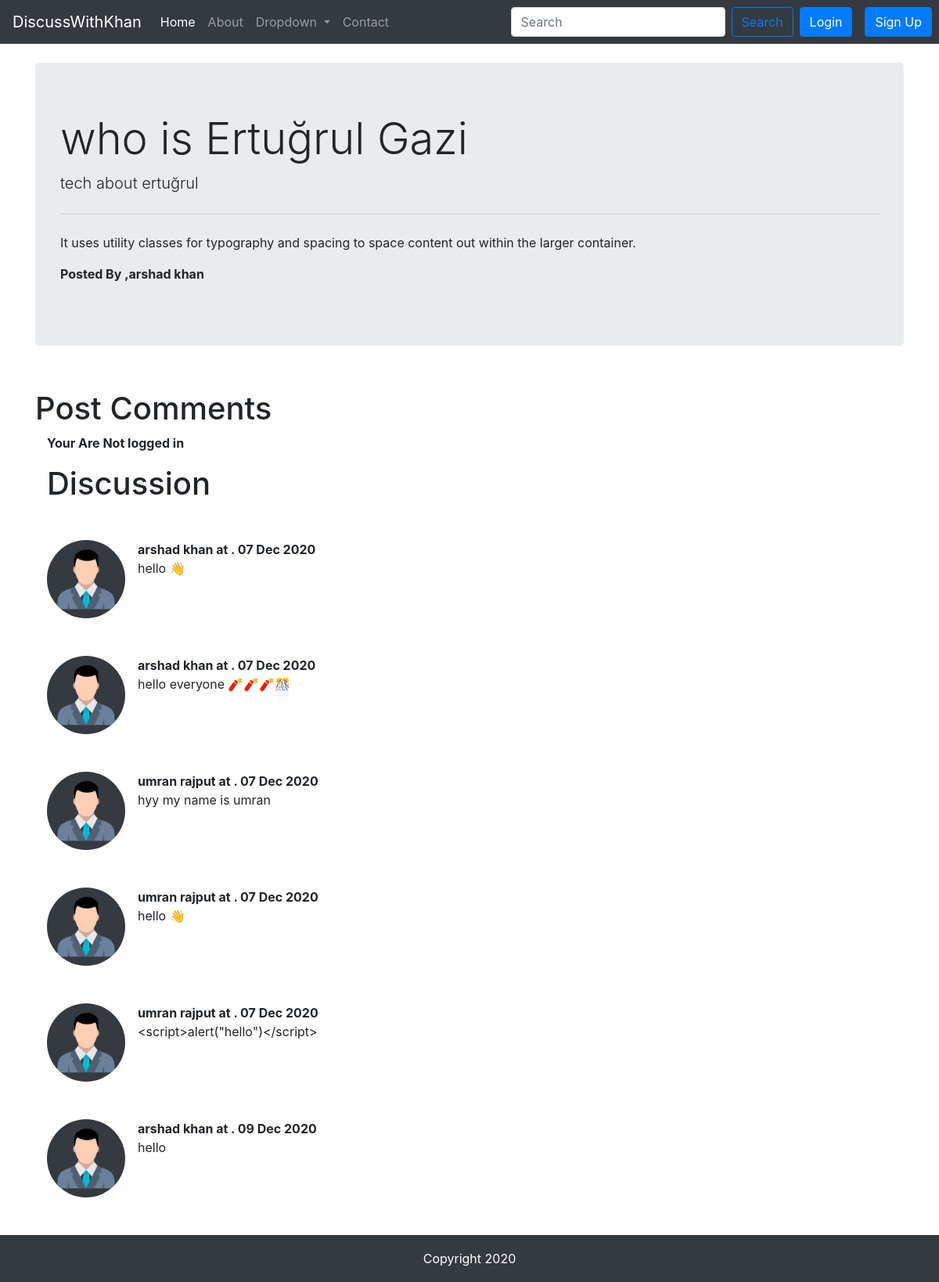
Screenshot of /thread.php?threadId=21 with the database file from the repository.
### tables this page shows
CREATE TABLE `threads` (
  `thread_id` int(10) NOT NULL,
  `thread_title` varchar(255) NOT NULL,
  `thread_desc` varchar(2000) NOT NULL,
  `thread_cat_id` int(10) NOT NULL,
  `thread_user_id` int(10) NOT NULL,
  `thread_time` datetime NOT NULL DEFAULT current_timestamp()
);

CREATE TABLE `users` (
  `sno` int(11) NOT NULL,
  `username` varchar(80) NOT NULL,
  `email` varchar(80) NOT NULL,
  `user_pass` varchar(255) NOT NULL,
  `signup_time` datetime NOT NULL DEFAULT current_timestamp()
);

CREATE TABLE `comments` (
  `comment_id` int(11) NOT NULL,
  `comment_content` text NOT NULL,
  `thread_id` int(11) NOT NULL,
  `comment_time` datetime NOT NULL DEFAULT current_timestamp(),
  `comment_by` varchar(80) NOT NULL
);

### thread.php (the view, shortened to what this page needs)
<!DOCTYPE html>
<html lang="en">
<head>
    <link rel="stylesheet" href="https://cdnjs.cloudflare.com/ajax/libs/twitter-bootstrap/4.5.2/css/bootstrap.min.css">
    <link rel="stylesheet" href="https://cdnjs.cloudflare.com/ajax/libs/font-awesome/5.15.0/css/all.min.css">
    <link rel="stylesheet" href="CSS/style.css">
</head>
<body>
    <?php require "component/_header.php";
    require "component/_dbConnect.php";
    ?>
    <div class="container my-4">
        <?php
        $threadId = $_GET['threadId'];
        $sql = "SELECT * FROM threads WHERE thread_id=$threadId";
        $result = mysqli_query($connection, $sql);
        while ($row = mysqli_fetch_assoc($result)) {
            $userId = $row['thread_user_id'];
            $sql4 = "SELECT username FROM `users` WHERE sno= $userId";
            $result4 = mysqli_query($connection, $sql4);
            $row2 = mysqli_fetch_assoc($result4);
            echo "
         <div class='jumbotron'>
            <h1 class='display-4'>" . $row['thread_title'] . "</h1>
            <p class='lead'>" . $row['thread_desc'] . "</p>
            <hr class='my-4'>
            <p>It uses utility classes for typography and spacing to space content out within the larger container.</p>
            <p><b>Posted By  ," . $row2['username'] . "</b></p>
        </div>
                ";
        }
        ?>
    </div>
    <div class="container">
        <h1>Post Comments</h1>
        <?php
        if (isset($_SESSION["loggedIn"]) && $_SESSION["loggedIn"]) {
            echo '<form class="my-5" action="' . $_SERVER['REQUEST_URI'] . '" method="POST">
            <div class="form-group">
            <label for="comment">Type Your Comment</label>
            <textarea class="form-control" id="comment" name="comment" rows="3"></textarea>
            <input type="hidden" name="sno" value="' . $_SESSION['sno'] . '">
            </div>
                <button type="submit" class="btn btn-primary">Post Comment</button>
           </form>
           </div>';
        } else {
            echo '<div class="container">
                     <p><b>Your Are Not logged in</b></p>
                 </div>';
        }
        ?>
        <div class="container">
            <h1>Discussion</h1>
            <?php
            $threadId = $_GET['threadId'];
            $sql = "SELECT * FROM comments WHERE thread_id=$threadId";
            $result1 = mysqli_query($connection, $sql);
            while ($row1 = mysqli_fetch_assoc($result1)) {
                $date = date_create($row1['comment_time']);
                $userId = $row1['comment_by'];
                $sql4 = "SELECT username FROM `users` WHERE sno= $userId";
                $result4 = mysqli_query($connection, $sql4);
                $row2 = mysqli_fetch_assoc($result4);
                echo "
         <div class='media my-5'>
               <img src='img/users.png' width='100px' class='mr-3 bg-dark rounded-circle' alt='userImg'>
            <div class='media-body'>
                <p class='font-weight-bold my-0'>" . $row2['username'] . " at . " . date_format($date, 'd M Y') . "</p>
               <p>" . $row1['comment_content'] . "</p>
            </div>
        </div>
                ";
            }
            ?>
        </div>
    </div>
    <?php require "component/_footer.php"; ?>
</body>
</html>

### css/style.css (style rules this page uses)
body { height: 100vh; display: flex; flex-direction: column; }

### rows the page displays
threads: thread_title "who is Ertuğrul Gazi", thread_desc "tech about ertuğrul", users.username "arshad khan"
comments: users.username "arshad khan", comment_time "07 Dec 2020", comment_content "hello 👋"
comments: users.username "arshad khan", comment_time "07 Dec 2020", comment_content "hello everyone 🧨🧨🧨🎊"
comments: users.username "umran rajput", comment_time "07 Dec 2020", comment_content "hyy my name is umran"
comments: users.username "umran rajput", comment_time "07 Dec 2020", comment_content "hello 👋"
comments: users.username "umran rajput", comment_time "07 Dec 2020", comment_content "<script>alert(\"hello\")</script>"
comments: users.username "arshad khan", comment_time "09 Dec 2020", comment_content "hello"
